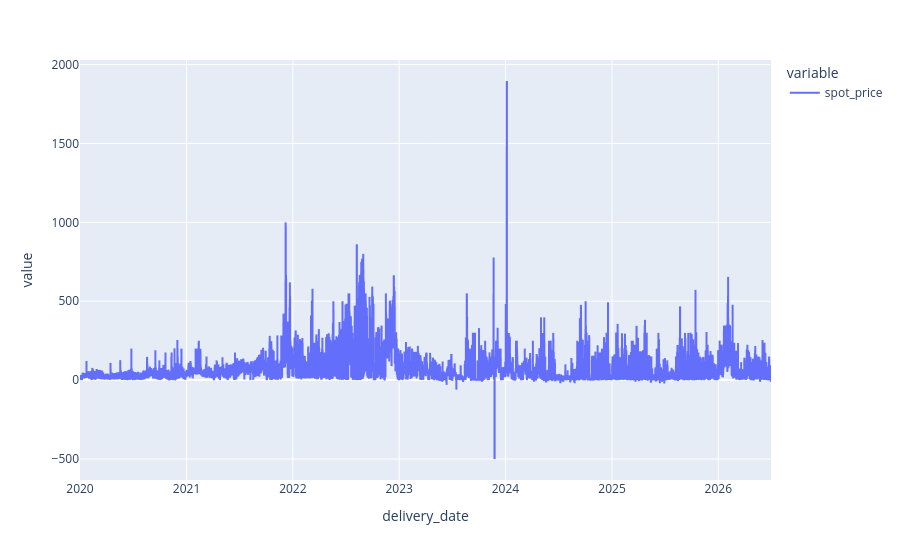

Notebook code for this chart:
### Code cell
df.plot()

### Figure 1 — Plotly figure (JSON) as saved in the notebook; plotly's stock layout.template omitted (floating-point values rounded to 4 significant figures; data arrays with more than 128 entries replaced by an {"elided": "..."} marker saying what was removed)
{"data": [{"hovertemplate": "variable=spot_price<br>delivery_date=%{x}<br>value=%{y}<extra></extra>", "legendgroup": "spot_price", "line": {"color": "#636efa", "dash": "solid"}, "marker": {"symbol": "circle"}, "mode": "lines", "name": "spot_price", "showlegend": true, "type": "scattergl", "x": {"elided": "76612 str values"}, "xaxis": "x", "y": {"elided": "76612 float values"}, "yaxis": "y"}], "layout": {"legend": {"title": {"text": "variable"}, "tracegroupgap": 0}, "margin": {"t": 60}, "xaxis": {"anchor": "y", "domain": [0, 1], "title": {"text": "delivery_date"}}, "yaxis": {"anchor": "x", "domain": [0, 1], "title": {"text": "value"}}}}
